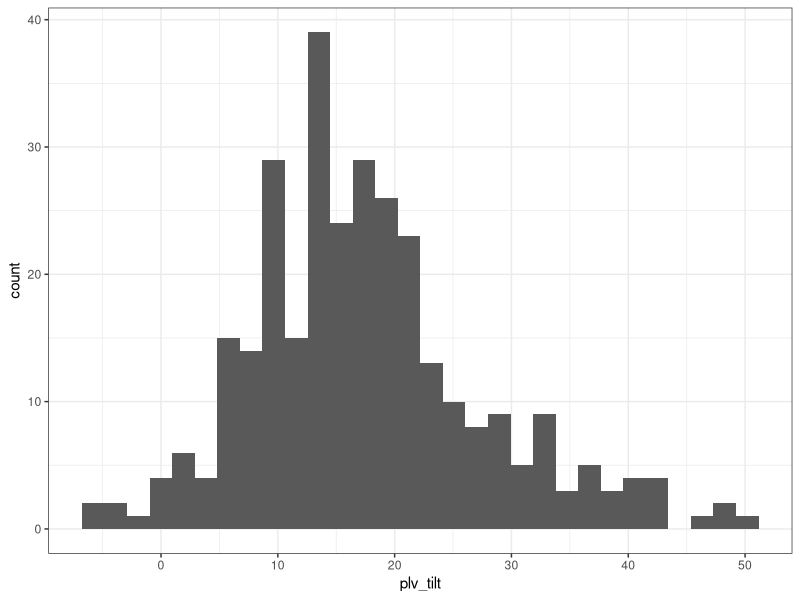
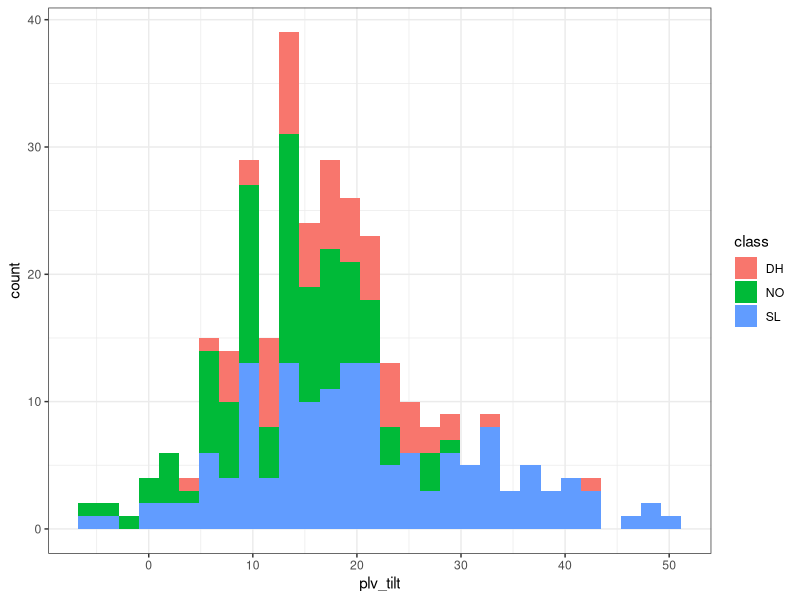
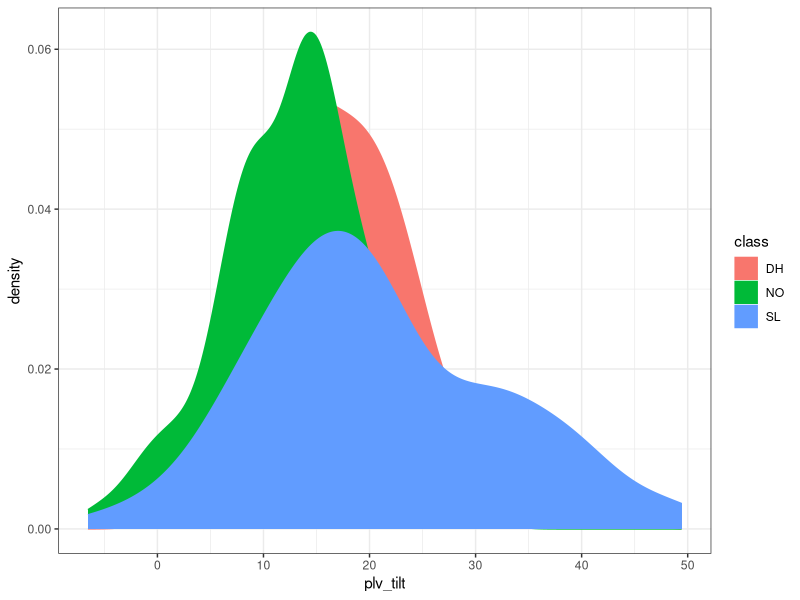
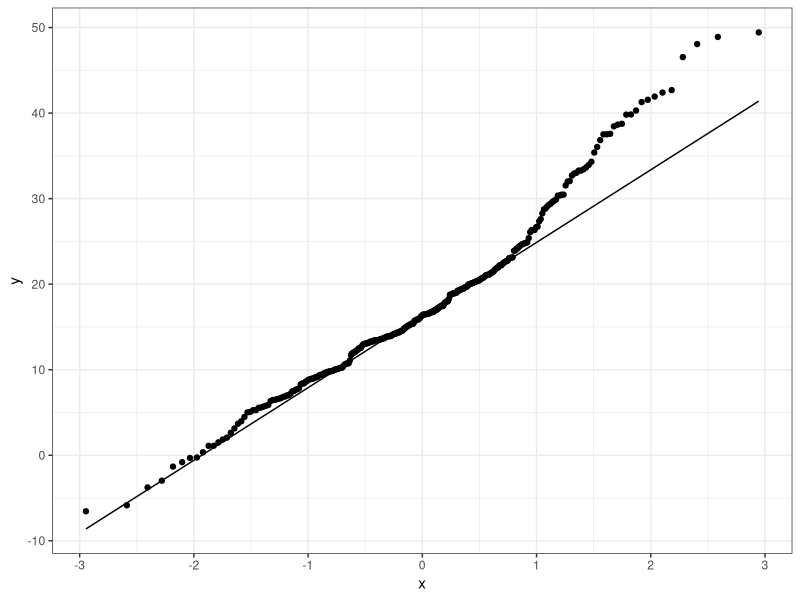
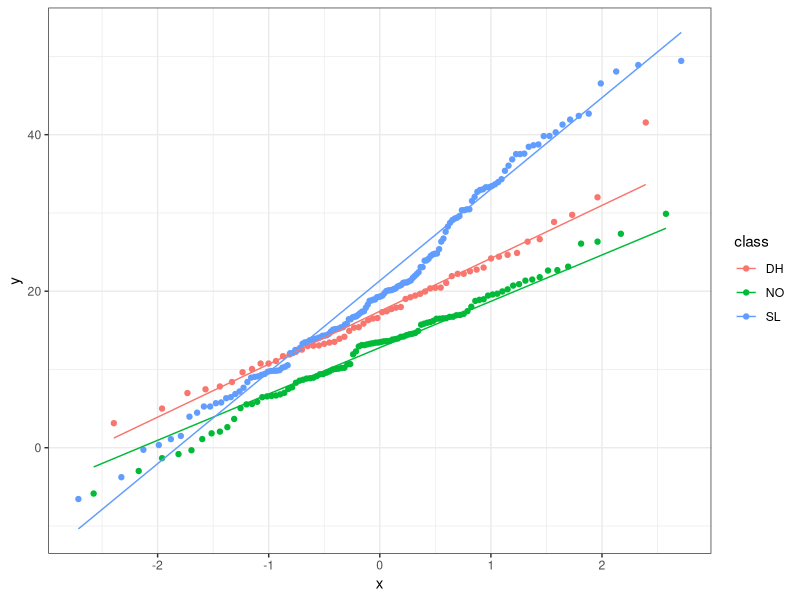
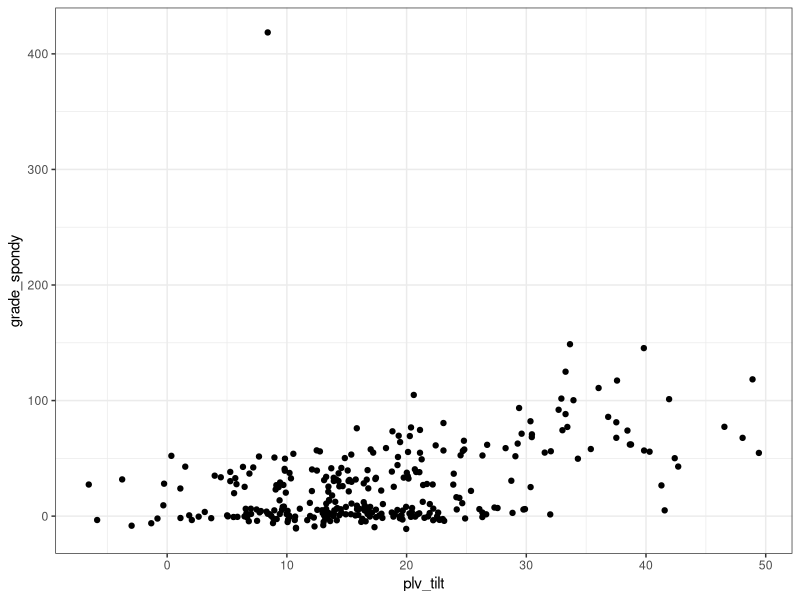
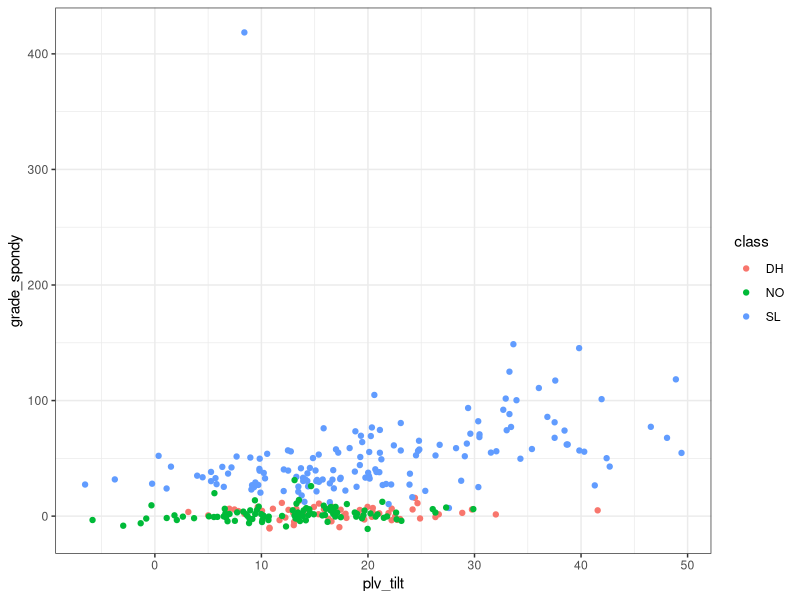

Here is the R script that generated these plots, in order:
## ---- chunk 1
knitr::opts_chunk$set(echo = FALSE)
## ---- chunk 2
suppressMessages(library(tidyverse))
spine=read_csv('spine_3c.csv')
## ---- chunk 3
glimpse(spine)
## ---- chunk 4
spine%>%group_by(class)%>%count()
## ---- chunk 5
spine1=spine %>%
    group_by(class) %>%
    mutate(n_samples = n()) %>%
    nest() %>%
    mutate(Shapiro = map(data, ~ shapiro.test(.x$plv_tilt)))
spine1
## ---- chunk 6
library(broom)
spine1.glance <- spine1 %>%
   mutate(glance_shapiro = Shapiro %>% map(glance)) %>%
   unnest(glance_shapiro)
spine1.glance
## ---- chunk 7
shapiro.test(spine$plv_tilt)
## ---- chunk 8
spine.descriptives=spine%>%group_by(class)%>%
  summarise(mu=mean(plv_tilt),std=sd(plv_tilt),iqr=IQR(plv_tilt))
spine.descriptives
## ---- chunk 9
ggplot(spine,aes(plv_tilt))+geom_histogram(bins = 30)+
  theme_bw()
## ---- chunk 10
ggplot(spine,aes(plv_tilt,fill=class))+geom_histogram(bins = 30)+
  theme_bw()
## ---- chunk 11
ggplot(spine,aes(plv_tilt,fill=class,color=class))+geom_density()+
  theme_bw()
## ---- chunk 12
ggplot(spine, aes(sample = plv_tilt)) +
  stat_qq() +
  stat_qq_line()+theme_bw()
## ---- chunk 13
ggplot(spine, aes(sample = plv_tilt,colour = class))+
  stat_qq() +
  stat_qq_line()+theme_bw()
## ---- chunk 14
ggplot(spine,aes(plv_tilt,grade_spondy))+geom_point()+
  theme_bw()
## ---- chunk 15
ggplot(spine,aes(plv_tilt,grade_spondy,color=class))+geom_point()+
  theme_bw()
